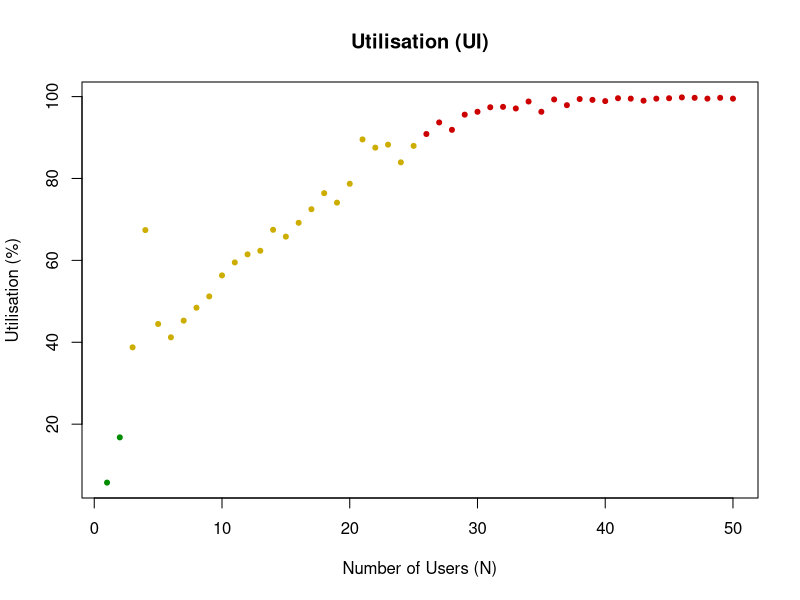
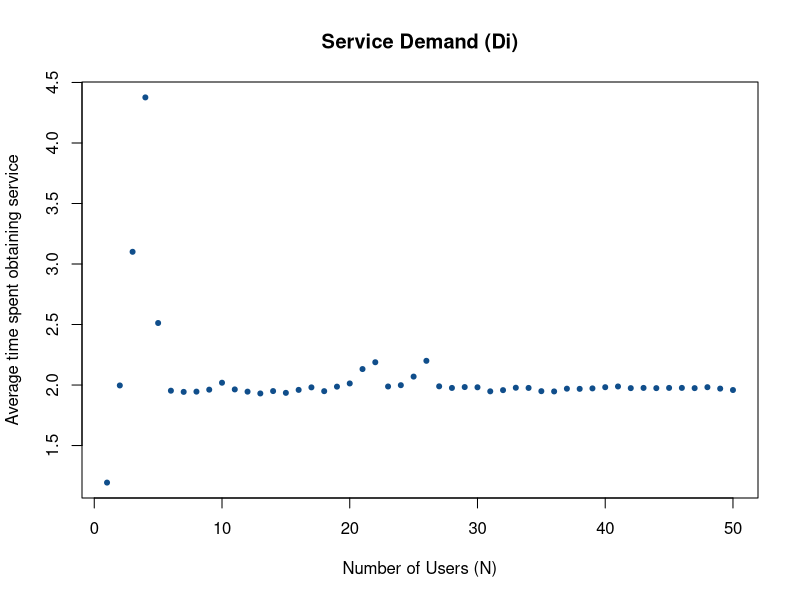
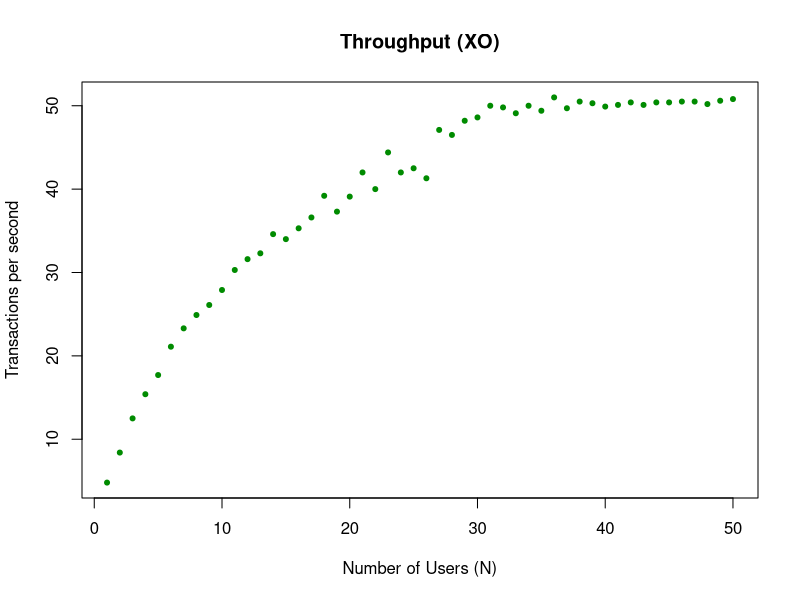
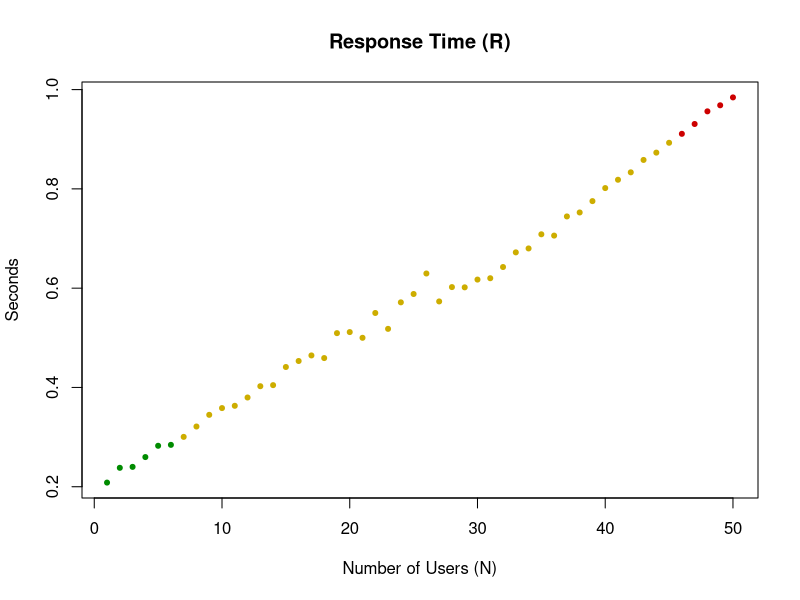

The R script that drew these images, in order:
#Sets working directory to location of relevant files
setwd("S:/Users/Dean's PC/workspace/EAA_CA2")

#reads result.dat into a table variable, taking into account the header of the file
performanceData <- read.table("results.dat", header=TRUE)

#Time - 10seconds as that is the period the data is captures by bash script
T <- 10

#Utilisation - Captured by subtracting the CPU Idle time from 100. ie 20% idle means utilisation is 80% (100 - 20 = 80)
UI <- (100-performanceData$IDLE)

#System Throughput - (XO) is acheived from dividing total completed transactions(CO) by the time (T)
XO <- (performanceData$CO/T)

#Service demand - Utilisation divided by System throughput
DI <- (UI / XO)

#Response Time - Total users divided by throughput
R <- (performanceData$N / XO)

#dev.new() opens a new window to display plot. Means all plots are generated at the same time on screen
dev.new()

#pch sets vertices to be solid bullet points. Colour of the points is determine depending on the value of UI. Green is low, yellow medium, red is high utilisation
plot(UI, pch=20, main="Utilisation (UI)", xlab="Number of Users (N)", ylab="Utilisation (%)", col=ifelse(UI >= 90, "red3", ifelse(UI <= 30, "green4", "gold3")))

dev.new()
plot(DI, pch=20, main="Service Demand (Di)", xlab="Number of Users (N)", ylab="Average time spent obtaining service" , col="dodgerblue4")

dev.new()
plot(XO, pch=20, main="Throughput (XO)", xlab="Number of Users (N)", ylab="Transactions per second" , col="green4",)

dev.new()
plot(R, pch=20, main="Response Time (R)", xlab="Number of Users (N)", ylab="Seconds" , col=ifelse(R >= 0.9, "red3", ifelse(R <= 0.3, "green4", "gold3")))
